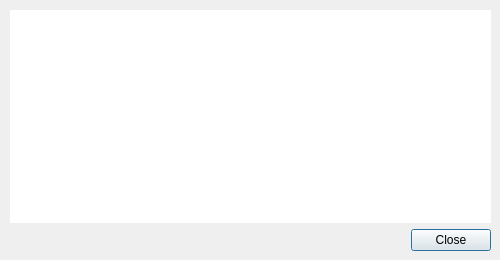
<?xml version="1.0" encoding="UTF-8"?>
<ui version="4.0">
 <class>HelpBox</class>
 <widget class="QDialog" name="HelpBox">
  <property name="windowModality">
   <enum>Qt::NonModal</enum>
  </property>
  <property name="geometry">
   <rect>
    <x>0</x>
    <y>0</y>
    <width>500</width>
    <height>260</height>
   </rect>
  </property>
  <property name="sizePolicy">
   <sizepolicy hsizetype="Fixed" vsizetype="Fixed">
    <horstretch>0</horstretch>
    <verstretch>0</verstretch>
   </sizepolicy>
  </property>
  <property name="minimumSize">
   <size>
    <width>500</width>
    <height>100</height>
   </size>
  </property>
  <property name="maximumSize">
   <size>
    <width>500</width>
    <height>260</height>
   </size>
  </property>
  <property name="windowTitle">
   <string>Help - YubiKey </string>
  </property>
  <property name="styleSheet">
   <string notr="true">font: 11px &quot;Verdana&quot;;
color: rgb(0, 0, 0);</string>
  </property>
  <property name="sizeGripEnabled">
   <bool>false</bool>
  </property>
  <widget class="QWidget" name="verticalLayoutWidget">
   <property name="geometry">
    <rect>
     <x>10</x>
     <y>10</y>
     <width>481</width>
     <height>241</height>
    </rect>
   </property>
   <layout class="QVBoxLayout" name="verticalLayout">
    <item>
     <widget class="QTextBrowser" name="helpTxtBrowser">
      <property name="autoFillBackground">
       <bool>false</bool>
      </property>
      <property name="styleSheet">
       <string notr="true">font: 11px &quot;Verdana&quot;;</string>
      </property>
      <property name="frameShape">
       <enum>QFrame::NoFrame</enum>
      </property>
      <property name="frameShadow">
       <enum>QFrame::Plain</enum>
      </property>
      <property name="autoFormatting">
       <set>QTextEdit::AutoBulletList</set>
      </property>
      <property name="undoRedoEnabled">
       <bool>false</bool>
      </property>
      <property name="html">
       <string>&lt;!DOCTYPE HTML PUBLIC &quot;-//W3C//DTD HTML 4.0//EN&quot; &quot;http://www.w3.org/TR/REC-html40/strict.dtd&quot;&gt;
&lt;html&gt;&lt;head&gt;&lt;meta name=&quot;qrichtext&quot; content=&quot;1&quot; /&gt;&lt;style type=&quot;text/css&quot;&gt;
p, li { white-space: pre-wrap; }
&lt;/style&gt;&lt;/head&gt;&lt;body style=&quot; font-family:'Verdana'; font-weight:400; font-style:normal;&quot;&gt;
&lt;p style=&quot;-qt-paragraph-type:empty; margin-top:0px; margin-bottom:0px; margin-left:0px; margin-right:0px; -qt-block-indent:0; text-indent:0px;&quot;&gt;&lt;/p&gt;&lt;/body&gt;&lt;/html&gt;</string>
      </property>
      <property name="openExternalLinks">
       <bool>true</bool>
      </property>
     </widget>
    </item>
    <item>
     <widget class="QDialogButtonBox" name="buttonBox">
      <property name="orientation">
       <enum>Qt::Horizontal</enum>
      </property>
      <property name="standardButtons">
       <set>QDialogButtonBox::Close</set>
      </property>
     </widget>
    </item>
   </layout>
  </widget>
 </widget>
 <resources/>
 <connections>
  <connection>
   <sender>buttonBox</sender>
   <signal>rejected()</signal>
   <receiver>HelpBox</receiver>
   <slot>reject()</slot>
   <hints>
    <hint type="sourcelabel">
     <x>316</x>
     <y>260</y>
    </hint>
    <hint type="destinationlabel">
     <x>286</x>
     <y>274</y>
    </hint>
   </hints>
  </connection>
  <connection>
   <sender>buttonBox</sender>
   <signal>accepted()</signal>
   <receiver>HelpBox</receiver>
   <slot>accept()</slot>
   <hints>
    <hint type="sourcelabel">
     <x>248</x>
     <y>254</y>
    </hint>
    <hint type="destinationlabel">
     <x>157</x>
     <y>274</y>
    </hint>
   </hints>
  </connection>
 </connections>
</ui>
